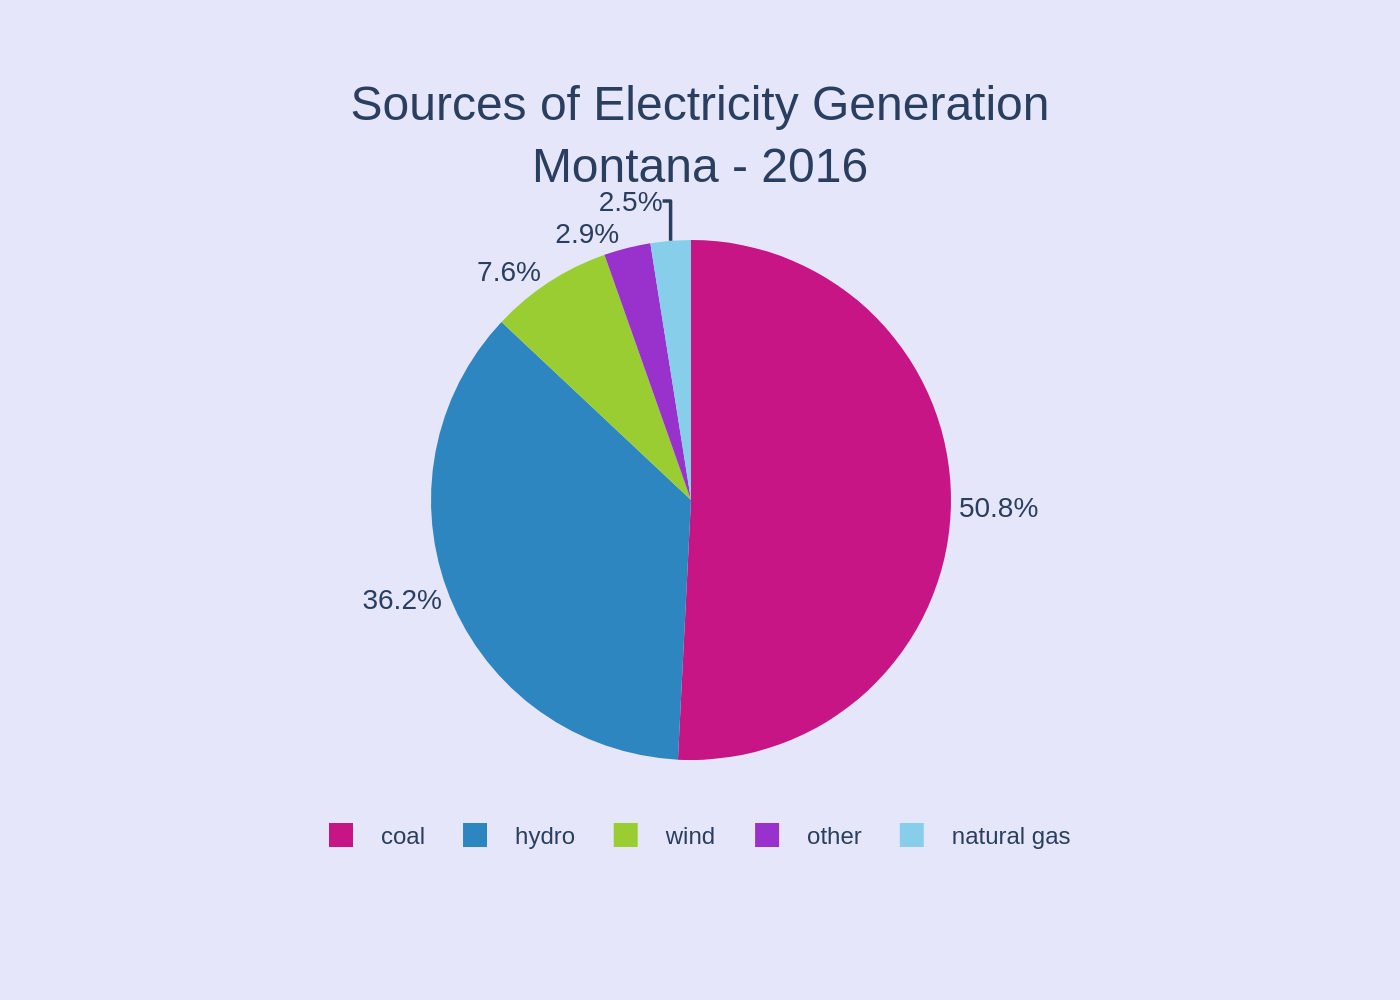

Here is the Python script that generated this plot:
import sys
import json
import plotly.graph_objects as go

if len(sys.argv) != 2:
    print("Usage: python <script_name>.py <json_file_path>")
    sys.exit(1)

json_file_path = sys.argv[1]

with open(json_file_path, 'r', encoding='utf-8') as f:
    data = json.load(f)

chart_data = data['chart_data']
texts = data['texts']
colors = data['colors']
background_color = data['background_color']

labels = [item['label'] for item in chart_data]
values = [item['value'] for item in chart_data]

fig = go.Figure(data=[go.Pie(
    labels=labels,
    values=values,
    marker_colors=colors,
    sort=False,
    direction='clockwise',
    textinfo='percent',
    textposition='outside',
    textfont=dict(size=14)
)])

fig.update_layout(
    title_text=texts['title'],
    title_x=0.5,
    title_font_size=24,
    font_family="Arial",
    legend=dict(
        orientation="h",
        yanchor="bottom",
        y=-0.2,
        xanchor="center",
        x=0.5,
        traceorder='normal'
    ),
    paper_bgcolor=background_color,
    plot_bgcolor=background_color,
    margin=dict(l=60, r=60, t=120, b=120)
)

output_filename_base = json_file_path.rsplit('.', 1)[0]
output_filename = f"{output_filename_base}.png"

fig.write_image(output_filename, scale=2)

print(f"Chart saved to {output_filename}")
